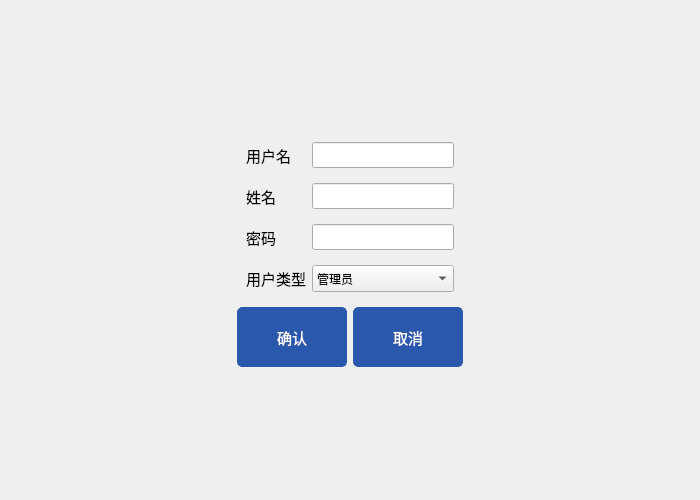
<?xml version="1.0" encoding="UTF-8"?>
<ui version="4.0">
 <class>adduser</class>
 <widget class="QWidget" name="adduser">
  <property name="geometry">
   <rect>
    <x>0</x>
    <y>0</y>
    <width>700</width>
    <height>500</height>
   </rect>
  </property>
  <property name="windowTitle">
   <string>adduser</string>
  </property>
  <layout class="QVBoxLayout" name="verticalLayout">
   <item>
    <spacer name="verticalSpacer">
     <property name="orientation">
      <enum>Qt::Vertical</enum>
     </property>
     <property name="sizeHint" stdset="0">
      <size>
       <width>20</width>
       <height>106</height>
      </size>
     </property>
    </spacer>
   </item>
   <item>
    <layout class="QHBoxLayout" name="horizontalLayout">
     <item>
      <spacer name="horizontalSpacer">
       <property name="orientation">
        <enum>Qt::Horizontal</enum>
       </property>
       <property name="sizeHint" stdset="0">
        <size>
         <width>40</width>
         <height>20</height>
        </size>
       </property>
      </spacer>
     </item>
     <item>
      <widget class="QWidget" name="widget" native="true">
       <layout class="QGridLayout" name="gridLayout">
        <property name="verticalSpacing">
         <number>15</number>
        </property>
        <item row="0" column="1">
         <widget class="QLineEdit" name="lineEditUsername">
          <property name="font">
           <font>
            <family>Arial</family>
            <pointsize>11</pointsize>
           </font>
          </property>
         </widget>
        </item>
        <item row="0" column="0">
         <widget class="QLabel" name="label">
          <property name="font">
           <font>
            <family>Arial</family>
            <pointsize>11</pointsize>
           </font>
          </property>
          <property name="text">
           <string>用户名</string>
          </property>
         </widget>
        </item>
        <item row="1" column="0">
         <widget class="QLabel" name="label_2">
          <property name="font">
           <font>
            <family>Arial</family>
            <pointsize>11</pointsize>
           </font>
          </property>
          <property name="text">
           <string>姓名</string>
          </property>
         </widget>
        </item>
        <item row="2" column="0">
         <widget class="QLabel" name="label_3">
          <property name="font">
           <font>
            <family>Arial</family>
            <pointsize>11</pointsize>
           </font>
          </property>
          <property name="text">
           <string>密码</string>
          </property>
         </widget>
        </item>
        <item row="1" column="1">
         <widget class="QLineEdit" name="lineEditName">
          <property name="font">
           <font>
            <family>Arial</family>
            <pointsize>11</pointsize>
           </font>
          </property>
         </widget>
        </item>
        <item row="2" column="1">
         <widget class="QLineEdit" name="lineEditPassword">
          <property name="font">
           <font>
            <family>Arial</family>
            <pointsize>11</pointsize>
           </font>
          </property>
         </widget>
        </item>
        <item row="3" column="0">
         <widget class="QLabel" name="label_4">
          <property name="font">
           <font>
            <family>Arial</family>
            <pointsize>11</pointsize>
           </font>
          </property>
          <property name="text">
           <string>用户类型</string>
          </property>
         </widget>
        </item>
        <item row="3" column="1">
         <widget class="QComboBox" name="comboBoxUserType">
          <property name="minimumSize">
           <size>
            <width>0</width>
            <height>27</height>
           </size>
          </property>
          <item>
           <property name="text">
            <string>管理员</string>
           </property>
          </item>
          <item>
           <property name="text">
            <string>读者</string>
           </property>
          </item>
         </widget>
        </item>
       </layout>
      </widget>
     </item>
     <item>
      <spacer name="horizontalSpacer_2">
       <property name="orientation">
        <enum>Qt::Horizontal</enum>
       </property>
       <property name="sizeHint" stdset="0">
        <size>
         <width>40</width>
         <height>20</height>
        </size>
       </property>
      </spacer>
     </item>
    </layout>
   </item>
   <item>
    <layout class="QHBoxLayout" name="horizontalLayout_2">
     <item>
      <spacer name="horizontalSpacer_3">
       <property name="orientation">
        <enum>Qt::Horizontal</enum>
       </property>
       <property name="sizeHint" stdset="0">
        <size>
         <width>40</width>
         <height>20</height>
        </size>
       </property>
      </spacer>
     </item>
     <item>
      <widget class="QPushButton" name="btnOK">
       <property name="minimumSize">
        <size>
         <width>110</width>
         <height>60</height>
        </size>
       </property>
       <property name="font">
        <font>
         <family>Arial</family>
         <pointsize>11</pointsize>
        </font>
       </property>
       <property name="styleSheet">
        <string notr="true">QPushButton {
    border: 1px solid rgb(42, 88, 173);
    border-radius: 5px;
    background-color: rgb(42, 88, 173);
    color: white;
    padding: 5px;  /* 可选：内边距 */
}

/* 鼠标悬停时改变背景色和边框 */
QPushButton:hover {
    background-color: rgb(30, 70, 150);  /* 更深的蓝色 */
    border: 1px solid rgb(30, 70, 150);
}

/* 鼠标按下时效果（可选） */
QPushButton:pressed {
    background-color: rgb(20, 50, 120);  /* 更深的颜色 */
    border: 1px solid rgb(20, 50, 120);
}</string>
       </property>
       <property name="text">
        <string>确认</string>
       </property>
      </widget>
     </item>
     <item>
      <widget class="QPushButton" name="btnCancel">
       <property name="minimumSize">
        <size>
         <width>110</width>
         <height>60</height>
        </size>
       </property>
       <property name="font">
        <font>
         <family>Arial</family>
         <pointsize>11</pointsize>
        </font>
       </property>
       <property name="styleSheet">
        <string notr="true">QPushButton {
    border: 1px solid rgb(42, 88, 173);
    border-radius: 5px;
    background-color: rgb(42, 88, 173);
    color: white;
    padding: 5px;  /* 可选：内边距 */
}

/* 鼠标悬停时改变背景色和边框 */
QPushButton:hover {
    background-color: rgb(30, 70, 150);  /* 更深的蓝色 */
    border: 1px solid rgb(30, 70, 150);
}

/* 鼠标按下时效果（可选） */
QPushButton:pressed {
    background-color: rgb(20, 50, 120);  /* 更深的颜色 */
    border: 1px solid rgb(20, 50, 120);
}</string>
       </property>
       <property name="text">
        <string>取消</string>
       </property>
      </widget>
     </item>
     <item>
      <spacer name="horizontalSpacer_4">
       <property name="orientation">
        <enum>Qt::Horizontal</enum>
       </property>
       <property name="sizeHint" stdset="0">
        <size>
         <width>40</width>
         <height>20</height>
        </size>
       </property>
      </spacer>
     </item>
    </layout>
   </item>
   <item>
    <spacer name="verticalSpacer_3">
     <property name="orientation">
      <enum>Qt::Vertical</enum>
     </property>
     <property name="sizeHint" stdset="0">
      <size>
       <width>20</width>
       <height>106</height>
      </size>
     </property>
    </spacer>
   </item>
  </layout>
 </widget>
 <resources/>
 <connections/>
</ui>
